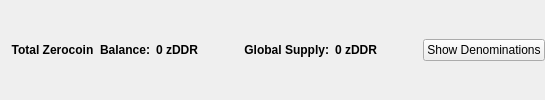
                       <widget class="QFrame" name="balanceSupplyFrame">
                        <layout class="QHBoxLayout" name="horizontalLayout_2" stretch="0,0,0,1,0">
                         <property name="rightMargin">
                          <number>0</number>
                         </property>
                         <item>
                          <layout class="QHBoxLayout" name="horizontalLayout_34">
                           <item>
                            <widget class="QLabel" name="labelzAvailableText_3">
                             <property name="font">
                              <font>
                               <weight>75</weight>
                               <bold>true</bold>
                              </font>
                             </property>
                             <property name="toolTip">
                              <string>Total Balance including unconfirmed and immature zDDR</string>
                             </property>
                             <property name="text">
                              <string>Total Zerocoin  Balance:</string>
                             </property>
                             <property name="alignment">
                              <set>Qt::AlignRight|Qt::AlignTrailing|Qt::AlignVCenter</set>
                             </property>
                            </widget>
                           </item>
                           <item>
                            <widget class="QLabel" name="labelzAvailableAmount_4">
                             <property name="minimumSize">
                              <size>
                               <width>40</width>
                               <height>0</height>
                              </size>
                             </property>
                             <property name="font">
                              <font>
                               <weight>75</weight>
                               <bold>true</bold>
                              </font>
                             </property>
                             <property name="toolTip">
                              <string>Total Balance including unconfirmed and immature zDDR</string>
                             </property>
                             <property name="text">
                              <string>0 zDDR</string>
                             </property>
                             <property name="alignment">
                              <set>Qt::AlignLeading|Qt::AlignLeft|Qt::AlignVCenter</set>
                             </property>
                            </widget>
                           </item>
                          </layout>
                         </item>
                         <item>
                          <spacer name="horizontalSpacer_32">
                           <property name="orientation">
                            <enum>Qt::Horizontal</enum>
                           </property>
                           <property name="sizeHint" stdset="0">
                            <size>
                             <width>40</width>
                             <height>20</height>
                            </size>
                           </property>
                          </spacer>
                         </item>
                         <item>
                          <layout class="QHBoxLayout" name="horizontalLayout_35">
                           <item>
                            <widget class="QLabel" name="labelZsupplyText_2">
                             <property name="font">
                              <font>
                               <weight>75</weight>
                               <bold>true</bold>
                              </font>
                             </property>
                             <property name="text">
                              <string>Global Supply:</string>
                             </property>
                             <property name="alignment">
                              <set>Qt::AlignRight|Qt::AlignTrailing|Qt::AlignVCenter</set>
                             </property>
                            </widget>
                           </item>
                           <item>
                            <widget class="QLabel" name="labelZsupplyAmount_2">
                             <property name="font">
                              <font>
                               <weight>75</weight>
                               <bold>true</bold>
                              </font>
                             </property>
                             <property name="text">
                              <string>0 zDDR</string>
                             </property>
                            </widget>
                           </item>
                          </layout>
                         </item>
                         <item>
                          <spacer name="horizontalSpacer_31">
                           <property name="orientation">
                            <enum>Qt::Horizontal</enum>
                           </property>
                           <property name="sizeHint" stdset="0">
                            <size>
                             <width>40</width>
                             <height>20</height>
                            </size>
                           </property>
                          </spacer>
                         </item>
                         <item>
                          <widget class="QPushButton" name="pushButtonShowDenoms">
                           <property name="toolTip">
                            <string>Show zDDR denominations list</string>
                           </property>
                           <property name="text">
                            <string>Show Denominations</string>
                           </property>
                          </widget>
                         </item>
                        </layout>
                       </widget>
